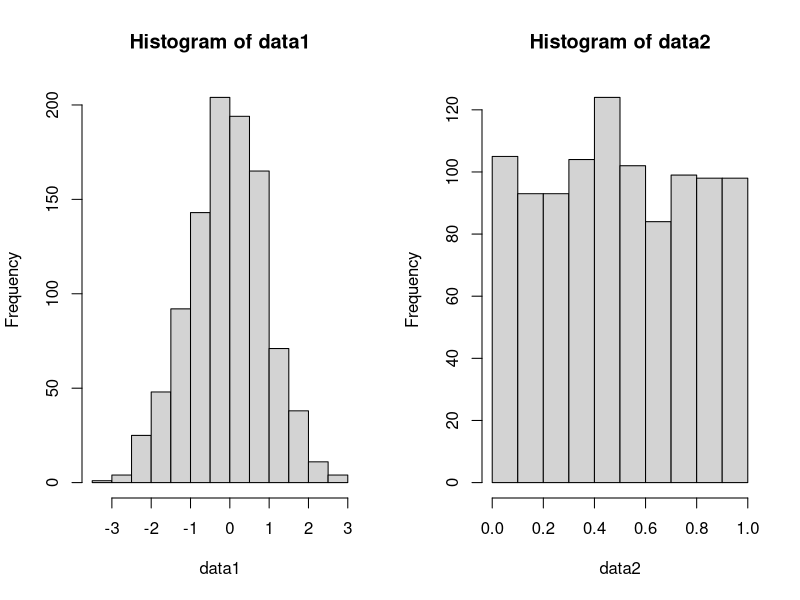
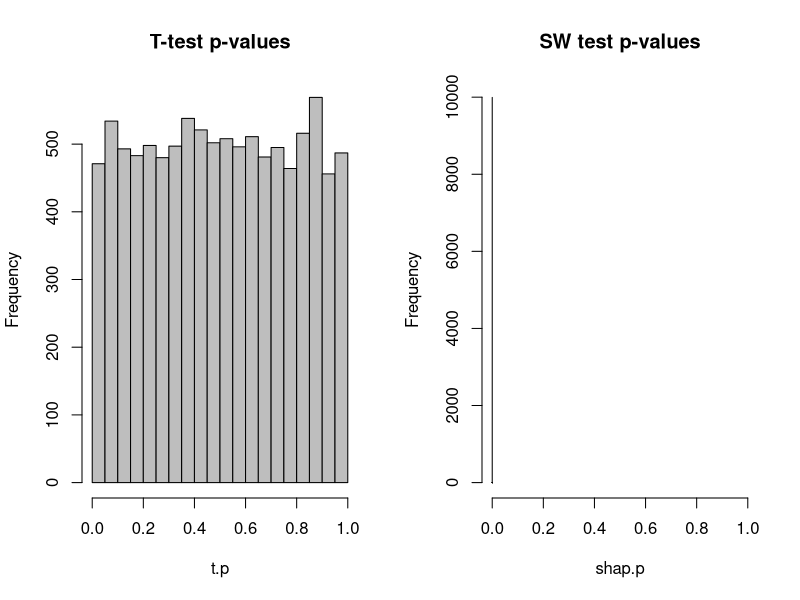
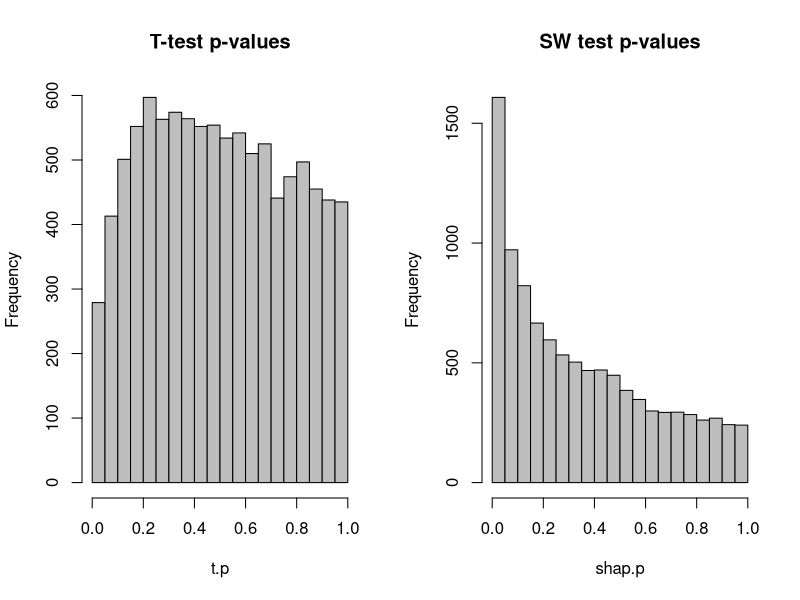
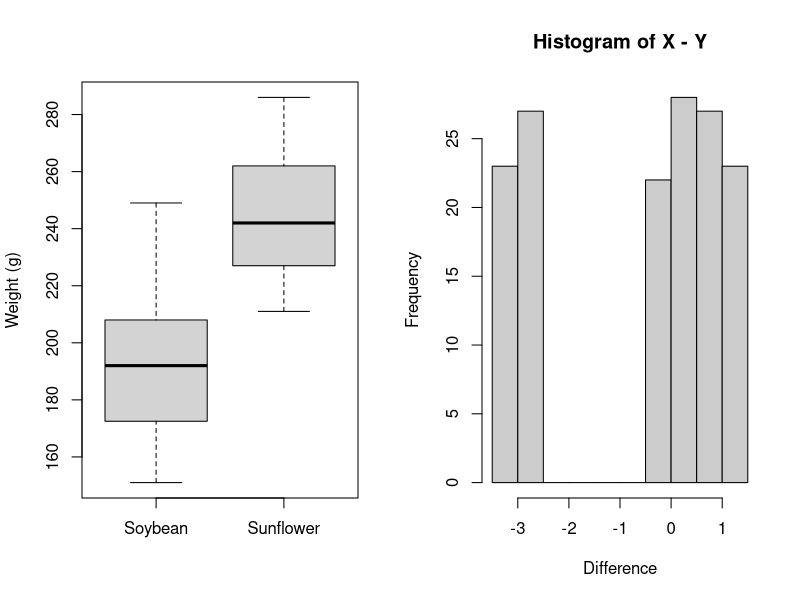

Recreate these plots in R, in order.
## ---- chunk 1
true.first <- rep(c("Milk", "Tea"), each=4)
guess.first <- rep(c("Milk", "Tea", "Milk", "Tea"), c(3,1,1,3))
## ---- chunk 2
# Put some code here!
## ---- chunk 3
# Put some code here!
## ---- chunk 4
# Put some code here!
## ---- chunk 5
# Put some code here!
## ---- chunk 6
true.first <- rep(c("Milk", "Tea", "Sugar"), each=6)
guess.first <- sample(c("Milk", "Tea", "Sugar"), 18, replace=TRUE)
tea.data.exp <- table(true.first, guess.first)
tea.data.exp
fisher.test(tea.data.exp) # What is this testing?
## ---- chunk 7
true.first <- rep(c("Milk", "Tea"), each=4*100)
guess.first <- sample(c("Milk", "Tea", "Milk", "Tea"), 800, replace=TRUE)
tea.data.more <- table(true.first, guess.first)
tea.data.more
## ---- chunk 8
# Put some code here!
## ---- chunk 9
# Put some code here!
## ---- chunk 10
true.first <- rep(c("Milk", "Tea", "Sugar"), each=600)
guess.first <- sample(c("Milk", "Tea", "Sugar"), 1800, replace=TRUE)
tea.data.exp.more <- table(true.first, guess.first)
# Put some code here!
## ---- chunk 11
genotypes <- rep(c("AA", "Aa", "aa"), c(500, 600, 100))
# Put some code here!
# Create a table of genotypes:
# Create a vector of relative expected frequencies:
genoexp <- c(0.25, 0.5, 0.25)
## ---- chunk 12
temp <- c(22.8, 22.7, 25.9, 22.0, 21.2, 24.4, 22.1, 22.6, 23.3, 22.2, 
          22.5, 24.1, 22.4, 25.1, 24.1, 23.3, 23.3, 22.5, 23.8, 22.4, 
          22.5, 23.4, 23.5, 22.5, 25.8, 23.8, 22.0, 22.0, 23.2, 22.0)
## ---- chunk 13
# Put some code here!
## ---- chunk 14
# Put some code here!
## ---- chunk 15
# Put some code here!
## ---- chunk 16
on.soy <- c(188, 229, 192, 207, 172, 151, 188, 173, 209, 158, 
            211, 201, 205, 249, 214, 171, 198, 192, 161, 179)
on.sun <- c(213, 262, 237, 223, 223, 268, 216, 276, 258, 269,
            227, 252, 243, 286, 247, 277, 242, 233, 228, 211, 
            230, 254, 268, 242, 223, 242, 224, 279, 227, 251)
## ---- chunk 17
# Put some code here!
## ---- chunk 18
# Put some code here!
## ---- chunk 19
# Note that alternative='greater' checks for "first argument > second".
# Conversely, alternative='less' checks for "first argument < second".
# Put some code here!
## ---- chunk 20
                    #1   #2   #3   #4   #5   #6   #7    #8   #9   #10  #11  #12  #13  #14  #15
healthy.exprs <- c(6.9, 8.2, 9.0, 7.7, 6.5, 7.7, 5.5,  7.7, 7.6,  8.2, 6.5, 6.3, 8.7, 6.2, 8.4)
disease.exprs <- c(8.3, 9.5, 9.8, 9.9, 6.6, 8.1, 9.5, 10.0, 8.7, 10.0, 7.5, 8.0, 8.5, 5.0, 8.5)
## ---- chunk 21
# Put some code here!
## ---- chunk 22
data1 <- rnorm(1000)
data2 <- runif(1000)
par(mfrow=c(1,2)) 
hist(data1) # looks normal
hist(data2) # doesn't look normal.
## ---- chunk 23
par(mfrow=c(1,2)) 
# Put some code here!
## ---- chunk 24
g1 <- rnorm(1000, mean=1)
g2 <- rnorm(1000, mean=2)
par(mfrow=c(1,2)) 
# Put some code here!
## ---- chunk 25
disease <- rnorm(1000, mean=1)
healthy <- rnorm(1000, mean=2)
# Put some code here!
## ---- chunk 26
isnorm <- rnorm(100)
shapiro.test(isnorm)
notnorm <- rexp(100)
shapiro.test(notnorm)
## ---- chunk 27
niters <- 10000
nobs <- 100
t.p <- shap.p <- numeric(niters)
for (it in seq_len(niters)) {
    g1 <- rexp(nobs) # Not normal!
    g2 <- rexp(nobs) # Not normal!
    t.p[it] <- t.test(g1, g2)$p.value
    shap.p[it] <- shapiro.test(g1)$p.value
}
par(mfrow=c(1,2))
hist(t.p, main="T-test p-values", xlim=c(0,1), col="grey")
hist(shap.p, main="SW test p-values", xlim=c(0,1), col="grey")
## ---- chunk 28
niters <- 10000
nobs <- 5
t.p <- shap.p <- numeric(niters)
for (it in seq_len(niters)) {
    g1 <- rexp(nobs) # Not normal!
    g2 <- rexp(nobs) # Not normal!
    t.p[it] <- t.test(g1, g2)$p.value
    shap.p[it] <- shapiro.test(g1)$p.value
}
par(mfrow=c(1,2))
hist(t.p, main="T-test p-values", xlim=c(0,1), col="grey")
hist(shap.p, main="SW test p-values", xlim=c(0,1), col="grey")
## ---- chunk 29
on.soy <- c(188, 229, 192, 207, 172, 151, 188, 173, 209, 158, 
            211, 201, 205, 249, 214, 171, 198, 192, 161, 179)
on.sun <- c(213, 262, 237, 223, 223, 268, 216, 276, 258, 269,
            227, 252, 243, 286, 247, 277, 242, 233, 228, 211, 
            230, 254, 268, 242, 223, 242, 224, 279, 227, 251)
## ---- chunk 30
# Put some code here!
## ---- chunk 31
set.seed(10000)
g1 <- rnorm(1000, 1)
g2 <- rexp(1000, rate=log(2))
median(g1) # should be pretty similar
median(g2)
# Put some code here!
## ---- chunk 32
boxplot(list(Soybean=on.soy, Sunflower=on.sun), ylab="Weight (g)") 
## ---- chunk 33
                    #1   #2   #3   #4   #5   #6   #7    #8   #9   #10  #11  #12  #13  #14  #15
healthy.exprs <- c(6.9, 8.2, 9.0, 7.7, 6.5, 7.7, 5.5,  7.7, 7.6,  8.2, 6.5, 6.3, 8.7, 6.2, 8.4)
disease.exprs <- c(8.3, 9.5, 9.8, 9.9, 6.6, 8.1, 9.5, 10.0, 8.7, 10.0, 7.5, 8.0, 8.5, 5.0, 8.5)
## ---- chunk 34
# Put some code here!
## ---- chunk 35
# Put some code here!
## ---- chunk 36
X <- jitter(rep(c(0, 0, 0), 50))
Y <- jitter(rep(c(-1, 0, 3), 50))

# No shift in the median; same number above/below zero.
median(X-Y)
sum(X>Y)
sum(X<Y)

wilcox.test(X, Y, paired=TRUE)
hist(X-Y, col="grey80", xlab="Difference")
## ---- chunk 37
sessionInfo()
